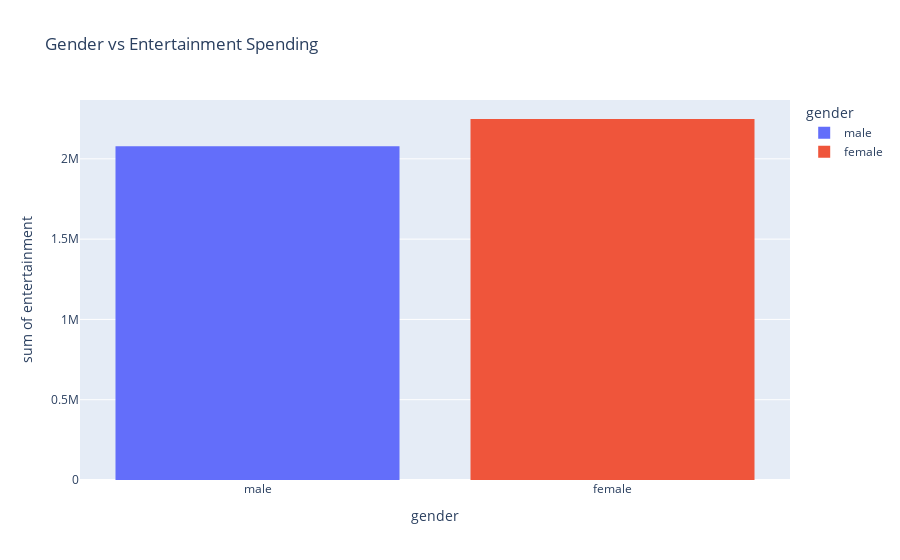

This figure's notebook cell:
### Markdown cell above
### Using plotly for Age VS Entertainment

### Code cell
ex.histogram(user_data, x='gender', y='entertainment', color='gender',  title='Gender vs Entertainment Spending')

### Figure 1 — Plotly figure (JSON) as saved in the notebook; plotly's stock layout.template omitted (floating-point values rounded to 4 significant figures; data arrays with more than 128 entries replaced by an {"elided": "..."} marker saying what was removed)
{"data": [{"alignmentgroup": "True", "bingroup": "x", "histfunc": "sum", "hovertemplate": "gender=%{x}<br>sum of entertainment=%{y}<extra></extra>", "legendgroup": "male", "marker": {"color": "#636efa", "pattern": {"shape": ""}}, "name": "male", "offsetgroup": "male", "orientation": "v", "showlegend": true, "type": "histogram", "x": {"elided": "488 str values"}, "xaxis": "x", "y": {"elided": "488 int values"}, "yaxis": "y"}, {"alignmentgroup": "True", "bingroup": "x", "histfunc": "sum", "hovertemplate": "gender=%{x}<br>sum of entertainment=%{y}<extra></extra>", "legendgroup": "female", "marker": {"color": "#EF553B", "pattern": {"shape": ""}}, "name": "female", "offsetgroup": "female", "orientation": "v", "showlegend": true, "type": "histogram", "x": {"elided": "513 str values"}, "xaxis": "x", "y": {"elided": "513 int values"}, "yaxis": "y"}], "layout": {"barmode": "relative", "legend": {"title": {"text": "gender"}, "tracegroupgap": 0}, "title": {"text": "Gender vs Entertainment Spending"}, "xaxis": {"anchor": "y", "categoryarray": ["male", "female"], "categoryorder": "array", "domain": [0, 1], "title": {"text": "gender"}}, "yaxis": {"anchor": "x", "domain": [0, 1], "title": {"text": "sum of entertainment"}}}}
